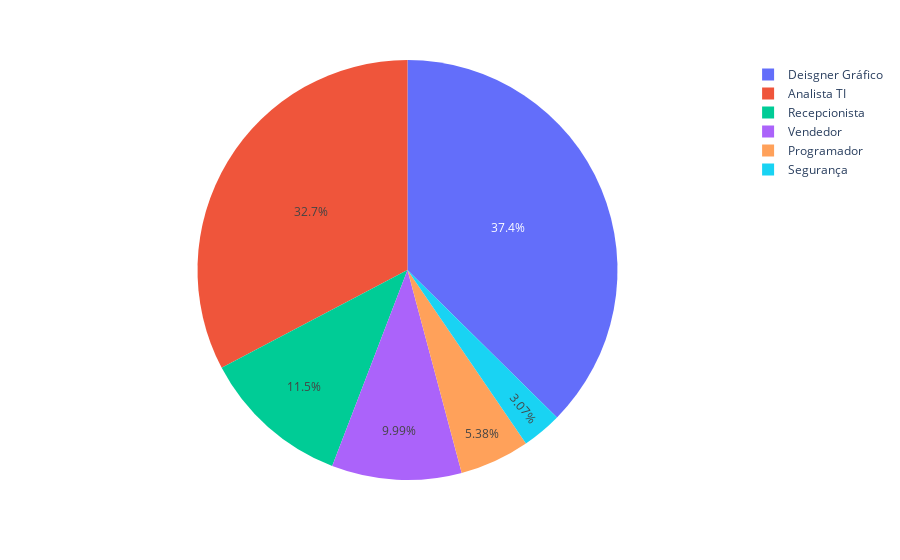

Write notebook code for a chart like this one.
### Code cell
fig_pizza = pltex.pie(dados_RH, values='SALARIO', names='CARGO')
fig_pizza.show()

### Figure 1 — Plotly figure (JSON) as saved in the notebook; plotly's stock layout.template omitted (floating-point values rounded to 4 significant figures)
{"data": [{"domain": {"x": [0, 1], "y": [0, 1]}, "hovertemplate": "CARGO=%{label}<br>SALARIO=%{value}<extra></extra>", "labels": ["Analista TI", "Recepcionista", "Deisgner Gráfico", "Analista TI", "Deisgner Gráfico", "Analista TI", "Vendedor", "Recepcionista", "Programador", "Deisgner Gráfico", "Deisgner Gráfico", "Deisgner Gráfico", "Segurança"], "legendgroup": "", "name": "", "showlegend": true, "type": "pie", "values": [15660.0, 5600.0, 3520.0, 3120.0, 4800.0, 2500.0, 6500.0, 1850.0, 3500.0, 4200.0, 6500.0, 5300.0, 2000.0]}], "layout": {"legend": {"tracegroupgap": 0}, "margin": {"t": 60}}}
